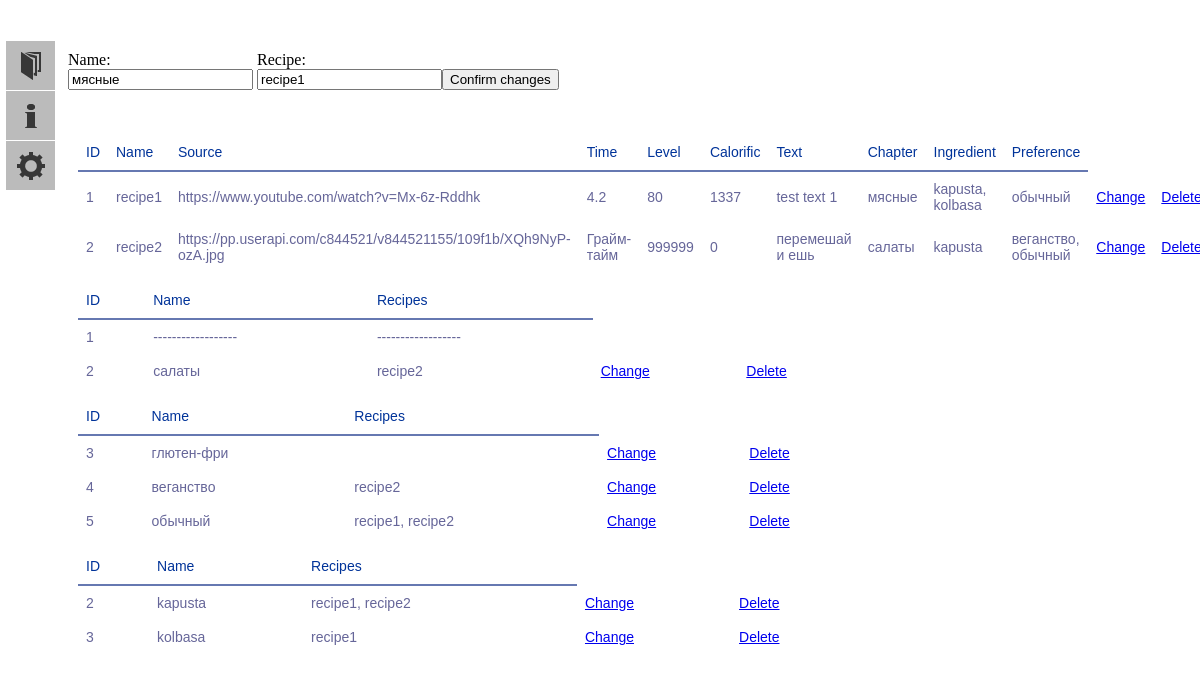
Page /change/chapter/1 on the committed database.
### models.py (models this page shows, shortened)
class Chapter(db.Model):
    id = db.Column(db.Integer, primary_key=True)
    name = db.Column(db.TEXT(16), index=True, unique=True)
    recipes = db.relationship("Recipe")
    def get_item(self, i):
        return {
            0: self.id,
            1: self.name,
            2: ", ".join('{}'.format(x.name) for x in self.recipes)
        }[i]
    def __iter__(self):
        return (self.get_item(i) for i in range(0, 3))

class Recipe(db.Model):
    id = db.Column(db.Integer, primary_key=True)
    name = db.Column(db.TEXT(512), index=True)
    source = db.Column(db.TEXT(512))
    time = db.Column(db.String(32))
    level = db.Column(db.INT)
    calorific = db.Column(db.INT)
    text = db.Column(db.TEXT(8192))
    chapter_id = db.Column(db.Integer, db.ForeignKey("chapter.id", ondelete='CASCADE'), index=True)
    rec_ingr = db.relationship("RecipeIngredient", back_populates='recipes', cascade='all')
    rec_pref = db.relationship("RecipePreference", back_populates='recipes', cascade='all')
    def get_item(self, index):
        return {
            0: str(self.id),
            1: str(self.name),
            2: str(self.source),
            3: str(self.time),
            4: str(self.level),
            5: str(self.calorific),
            6: str(self.text),
            7: ', '.join(list('{}'.format(Chapter.query.get(x.id).name)
                              for x in Chapter.query.filter_by(id=self.chapter_id).all())),
            8: ', '.join(list('{}'.format(Ingredient.query.get(x.ingredient_id).name)
                              for x in RecipeIngredient.query.filter_by(recipe_id=self.id).all())),
            9: ', '.join(list('{}'.format(Preference.query.get(x.preference_id).name)
                              for x in RecipePreference.query.filter_by(recipe_id=self.id).all()))
        }[index]
    def __iter__(self):
        return (self.get_item(i) for i in range(0, 10))

class Preference(db.Model):
    id = db.Column(db.Integer, primary_key=True)
    name = db.Column(db.TEXT(16), index=True)
    rec_pref = db.relationship("RecipePreference", back_populates='preferences', cascade='all')
    def get_item(self, i):
        return {
            0: self.id,
            1: self.name,
            2: ', '.join(map(str, list('{}'.format(Recipe.query.get(x.recipe_id).name)
                                       for x in RecipePreference.query.filter_by(preference_id=self.id).all())))
        }[i]
    def __iter__(self):
        return (self.get_item(i) for i in range(0, 3))

class Ingredient(db.Model):
    id = db.Column(db.Integer, primary_key=True)
    name = db.Column(db.TEXT(16), index=True)
    rec_ingr = db.relationship("RecipeIngredient", back_populates='ingredients', cascade='all')
    def get_item(self, i):
        return{
            0: self.id,
            1: self.name,
            2: ', '.join(map(str, list('{}'.format(Recipe.query.get(x.recipe_id).name)
                                       for x in RecipeIngredient.query.filter_by(ingredient_id=self.id).all())))
        }[i]
    def __iter__(self):
        return (self.get_item(i) for i in range(0, 3))

### app.py (the view)
@app.route('/change/<chtype>/<changing>', methods=['GET', 'POST'])
def change(changing, chtype):
    try:
        contents_dict = {
            "chapter": Chapter.query.all(),
            "recipe": Recipe.query.all(),
            "ingredient": Ingredient.query.all(),
            "preference": Preference.query.all()
        }
        form = form_dict[chtype]
        form = form()
        if form.validate_on_submit():
            form.create_instance(_id=changing)
            flash('{} changed successfully'.format(chtype.capitalize()))
            return redirect(url_for('index'))
        for i in range(len(form)):
            form.get_item(i).data = instance_dict[chtype].query.get(int(changing)).get_item(i)
        return render_template("change.html", form=form, index=int(changing), chtype=chtype, contents_dict=contents_dict,
                               statistics_dict=statistics_dict)
    except Exception:
        flash("An Error while Changing")
        return redirect(url_for('index'))

### forms.py (shortened to what this page needs)
class ChapterForm(Finder):
    recipe = StringField('recipe', validators=[Regexp(".*")])

### forms.py (called while the page is built)
    def get_item(self, i):
        return {
            0: self.id,
            1: self.name,
            2: self.recipe
        }[i]

    def __len__(self):
        return 3

### templates/change.html (shortened to what this page needs)
{% extends "base.html" %}
{% block form %}
<form action="" method="post" name="find">
    <div class="change">
    <p class="change">
        Name:<br>
        {{ form.name }}<br>
        <br>
    </p>
    {% if chtype=='recipe' %}
        <p class="change">
            Source:<br>
            {{ form.source }}<br>
            {% for error in form.errors.source %}
                <span class="error">[{{error}}]</span>
            {% endfor %}<br>
        </p>
        <p class="change">
            Time:<br>
            {{ form.time }}<br>
            {% for error in form.errors.time %}
                <span class="error">[{{error}}]</span>
            {% endfor %}<br>
        </p>
        <p class="change">
            Level:<br>
            {{ form.level }}<br>
            {% for error in form.errors.level %}
                <span class="error">[{{error}}]</span>
            {% endfor %}<br>
        </p>
        <p class="change">
            Calorific:<br>
            {{ form.calorific }}<br>
            {% for error in form.errors.calorific %}
                <span class="error">[{{error}}]</span>
            {% endfor %}<br>
        </p>
        <p class="change">
            Chapter:<br>
            {{ form.chapter }}<br>
            {% for error in form.errors.chapter %}
                <span class="error">[{{error}}]</span>
            {% endfor %}<br>
        </p>
        <p class="change">
            Preference:<br>
            {{ form.preferences }}<br>
            {% for error in form.errors.preference %}
                <span class="error">[{{error}}]</span>
            {% endfor %}<br>
        </p>
        <p class="change">
            Ingredients:<br>
            {{ form.ingredients }}<br>
            {% for error in form.errors.ingredients %}
                <span class="error">[{{error}}]</span>
            {% endfor %}<br>
        </p>
        <p class="change">
            Text:<br>
            {{ form.text }}<br>
            {% for error in form.errors.text %}
                <span class="error">[{{error}}]</span>
            {% endfor %}<br>
        </p>
        <p class="change button-recipe">
            <input type="submit" class="" value="Confirm changes">
        </p>
    {% else %}
        <p class="change">
            Recipe:<br>
            {{ form.recipe }}<br>
            <br>
        </p>
        <p class="change button">
            <input type="submit" class="" value="Confirm changes">
        </p>
    {% endif %}
    </div>
</form>
<table class="recipe">
<tr><th>ID</th><th>Name</th><th>Source</th><th>Time</th><th>Level</th><th>Calorific</th><th>Text</th><th>Chapter</th>
    <th>Ingredient</th><th>Preference</th></tr>
{% for recipe in contents_dict["recipe"] %}
    <tr>
        {% if ((chtype == 'recipe') and ( index == recipe.id )) %}
            <td>{{ recipe.id }}</td>
            {% for i in "Refactor" %}
                <td> {{ i }} </td>
            {% endfor %}
        {% else %}
            {% for item in recipe %}
                <td>{{ item }}</td>
            {% endfor %}
            <td class="after-bt"><a href="{{ url_for('change', changing=recipe.id, chtype='recipe') }}">Change</a></td>
            <td class="after-bt"><a href="{{ url_for('delete', deleting=recipe.id, chtype='recipe') }}">Delete</a></td>
        {% endif %}
    </tr>
{% endfor %}
</table>
<table class="chapter">
<tr><th>ID</th><th>Name</th><th>Recipes</th>
{% for chapter in contents_dict["chapter"] %}
    <tr>
        {% if ( (chtype == 'chapter') and (index == chapter.id) ) %}
            <td>{{ chapter.id }}</td>
            <td> ------------------ </td>
            <td> ------------------ </td>
        {% else %}
            {% for item in chapter %}
                <td>{{ item }}</td>
            {% endfor %}
            <td class="after-bt"><a href="{{ url_for('change', changing=chapter.id, chtype='chapter') }}">Change</a></td>
            <td class="after-bt"><a href="{{ url_for('delete', deleting=chapter.id, chtype='chapter') }}">Delete</a></td>
        {% endif %}
    </tr>
{% endfor %}
</table>
<table class="preference">
<tr><th>ID</th><th>Name</th><th>Recipes</th>
{% for preference in contents_dict["preference"] %}
    <tr>
        {% if ((chtype == 'preference') and ( index == preference.id )) %}
            <td>{{ preference.id }}</td>
            <td> ------------------ </td>
            <td> ------------------ </td>
        {% else %}
            {% for item in preference %}
                <td>{{ item }}</td>
            {% endfor %}
            <td class="after-bt"><a href="{{ url_for('change', changing=preference.id, chtype='preference') }}">Change</a></td>
            <td class="after-bt"><a href="{{ url_for('delete', deleting=preference.id, chtype='preference') }}">Delete</a></td>
        {% endif %}
    </tr>
{% endfor %}
</table>
<table class="ingredient">
<tr><th>ID</th><th>Name</th><th>Recipes</th>
{% for ingredient in contents_dict["ingredient"] %}
    <tr>
        {% if ((chtype == 'ingredient') and ( index == ingredient.id )) %}
            <td>{{ ingredient.id }}</td>
            <td> ------------------ </td>
            <td> ------------------ </td>
        {% else %}
            {% for item in ingredient %}
                <td>{{ item }}</td>
            {% endfor %}
            <td class="after-bt"><a href="{{ url_for('change', changing=ingredient.id, chtype='ingredient') }}">Change</a></td>
            <td class="after-bt"><a href="{{ url_for('delete', deleting=ingredient.id, chtype='ingredient') }}">Delete</a></td>
        {% endif %}
    </tr>
{% endfor %}
</table>
{% endblock %}

### static/css/main.css (style rules this page uses)
body { padding-left: 60px; margin-top: 35px; background: -moz-linear-gradient(-45deg, #ddddfb 5%, #fff 95%); height: 100%; }
table { font-family: "Lucida Sans Unicode", "Lucida Grande", Sans-Serif; font-size: 14px; background: white; max-width: 70%; width: 70%; border-collapse: collapse; text-align: left; margin: 10px; }
th { font-weight: normal; color: #039; border-bottom: 2px solid #6678b1; padding: 10px 8px; }
td { color: #669; padding: 9px 8px; transition: .3s linear; }
.change { display: inline-block; }
div.change { position:relative; }
.change.button { padding-top: 18px; position: absolute; }

### rows in the picture
Chapter: name "мясные", id "1"
Recipe: recipe "1" "4.2" "80" "1337" "kapusta, kolbasa", name "recipe1", source "https://www.youtube.com/watch?v=Mx-6z-Rddhk", text "test text 1"
Preference: name "обычный", preference "5" "recipe1, recipe2"
Recipe: recipe "2" "999999" "0" "веганство, обычный", name "recipe2", source "https://pp.userapi.com/c844521/v844521155/109f1b/XQh9NyP-ozA.jpg", time "Грайм-тайм", text "перемешай и ешь"
Chapter: name "салаты", chapter "2"
Ingredient: name "kapusta", ingredient "2" "recipe1, recipe2"
Preference: preference "3", name "глютен-фри"
Preference: preference "4", name "веганство"
Ingredient: ingredient "3", name "kolbasa"
